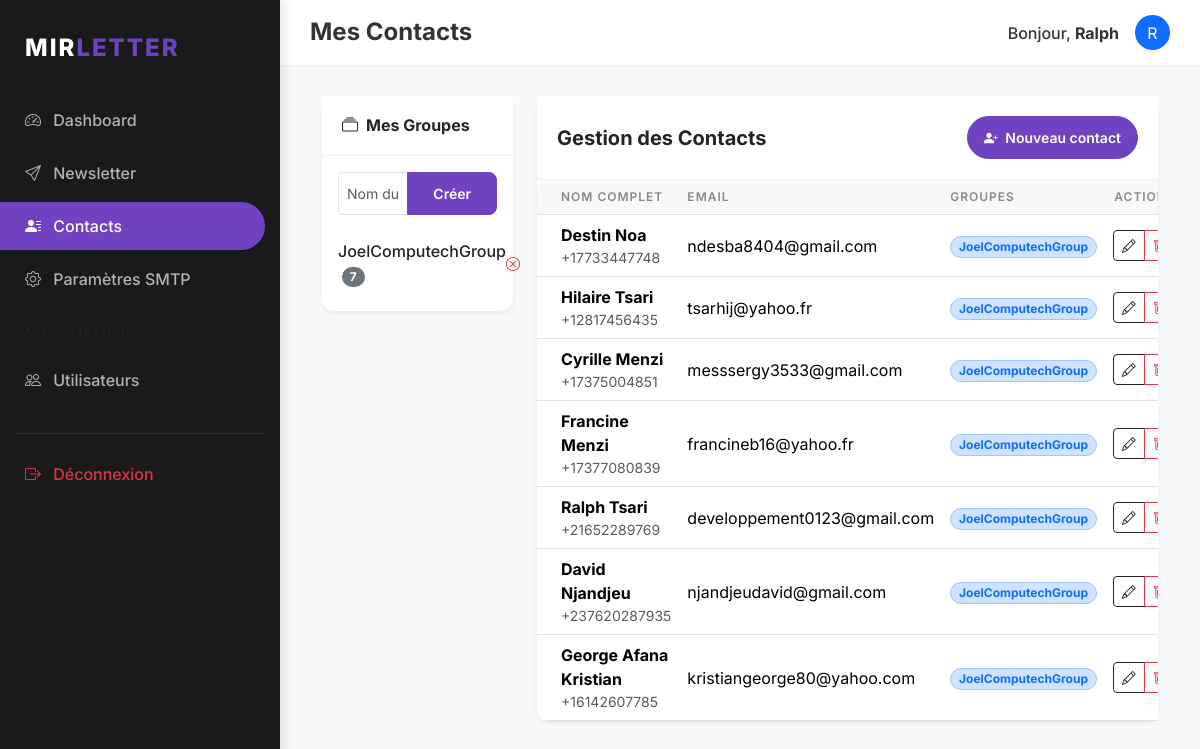
/contacts/ (signed in), run on the app's committed database.
### models/user.py (models this page shows, shortened)
class User(db.Model, UserMixin):
    __tablename__ = 'users'
    id = db.Column(db.Integer, primary_key=True)
    username = db.Column(db.String(64), unique=True, nullable=False, index=True)
    password_hash = db.Column(db.String(128), nullable=False)
    role = db.Column(db.String(20), default='user') # 'superadmin' or 'user'
    smtp_configs = db.relationship('SMTPConfig', backref='user', lazy='dynamic', cascade='all, delete-orphan')
    contacts = db.relationship('Contact', backref='owner', lazy='dynamic', cascade='all, delete-orphan')
    groups = db.relationship('Group', backref='owner', lazy='dynamic', cascade='all, delete-orphan')
    sent_emails = db.relationship('SentEmail', backref='user', lazy='dynamic', cascade='all, delete-orphan')

### models/contact.py (models this page shows, shortened)
class Group(db.Model):
    __tablename__ = 'groups'
    id = db.Column(db.Integer, primary_key=True)
    name = db.Column(db.String(64), nullable=False)
    user_id = db.Column(db.Integer, db.ForeignKey('users.id'), nullable=False)
    contacts = db.relationship('Contact', secondary=contacts_groups, backref=db.backref('groups', lazy='dynamic'))

class Contact(db.Model):
    __tablename__ = 'contacts'
    id = db.Column(db.Integer, primary_key=True)
    user_id = db.Column(db.Integer, db.ForeignKey('users.id'), nullable=False)
    first_name = db.Column(db.String(64), nullable=False)
    last_name = db.Column(db.String(64), nullable=False)
    email = db.Column(db.String(120), nullable=False, index=True)
    phone = db.Column(db.String(20))
    tags = db.Column(db.String(128))
    @property
    def full_name(self):
        return f"{self.first_name} {self.last_name}"

### routes/contacts.py (the view)
@contacts.route('/')
@login_required
def list_contacts():
    user_contacts = Contact.query.filter_by(user_id=current_user.id).all()
    user_groups = Group.query.filter_by(user_id=current_user.id).all()
    return render_template('contacts/list_contacts.html', title='Mes Contacts', contacts=user_contacts, groups=user_groups)

### models/user.py (called while the page is built)
@login_manager.user_loader
def load_user(user_id):
    return User.query.get(int(user_id))

### templates/contacts/list_contacts.html (shortened to what this page needs)
{% extends "base.html" %}
{% block content %}
<div class="row">
    <div class="col-md-3">
        <div class="card border-0 shadow-sm mb-4">
            <div class="card-header bg-white">
                <h6 class="m-0 fw-bold"><i class="bi bi-collection me-2"></i>Mes Groupes</h6>
            </div>
            <div class="card-body">
                <form action="{{ url_for('contacts.add_group') }}" method="POST" class="mb-3">
                    <div class="input-group">
                        <input type="text" name="name" class="form-control form-control-sm" placeholder="Nom du groupe" required>
                        <button class="btn btn-sm btn-primary" type="submit">Créer</button>
                    </div>
                </form>
                <div class="list-group list-group-flush">
                    {% for group in groups %}
                    <div class="list-group-item d-flex justify-content-between align-items-center px-0 bg-transparent">
                        <div>
                            <span class="fw-medium">{{ group.name }}</span>
                            <span class="badge bg-secondary rounded-pill ms-1">{{ group.contacts|length }}</span>
                        </div>
                        <a href="{{ url_for('contacts.delete_group', id=group.id) }}" class="text-danger small" onclick="return confirm('Supprimer ce groupe ?')">
                            <i class="bi bi-x-circle"></i>
                        </a>
                    </div>
                    {% else %}
                    <p class="text-muted small text-center my-3">Aucun groupe créé.</p>
                    {% endfor %}
                </div>
            </div>
        </div>
    </div>
    <div class="col-md-9">
        <div class="card border-0 shadow-sm">
            <div class="card-header bg-white d-flex justify-content-between align-items-center">
                <h5 class="m-0 fw-bold">Gestion des Contacts</h5>
                <a href="{{ url_for('contacts.add_contact') }}" class="btn btn-primary btn-sm rounded-pill px-3">
                    <i class="bi bi-person-plus-fill me-1"></i> Nouveau contact
                </a>
            </div>
            <div class="card-body p-0">
                <div class="table-responsive">
                    <table class="table table-hover align-middle mb-0">
                        <thead>
                            <tr>
                                <th class="ps-4">Nom Complet</th>
                                <th>Email</th>
                                <th>Groupes</th>
                                <th class="pe-4 text-end">Actions</th>
                            </tr>
                        </thead>
                        <tbody>
                            {% for contact in contacts %}
                            <tr>
                                <td class="ps-4">
                                    <div class="fw-bold">{{ contact.full_name }}</div>
                                    <div class="small text-muted">{{ contact.phone or '' }}</div>
                                </td>
                                <td>{{ contact.email }}</td>
                                <td>
                                    {% for group in contact.groups %}
                                    <span class="badge bg-primary-subtle text-primary border border-primary-subtle rounded-pill small">{{ group.name }}</span>
                                    {% else %}
                                    <span class="text-muted small">-</span>
                                    {% endfor %}
                                </td>
                                <td class="pe-4 text-end">
                                    <div class="btn-group">
                                        <a href="{{ url_for('contacts.edit_contact', id=contact.id) }}" class="btn btn-sm btn-outline-dark">
                                            <i class="bi bi-pencil"></i>
                                        </a>
                                        <a href="{{ url_for('contacts.delete_contact', id=contact.id) }}" class="btn btn-sm btn-outline-danger" onclick="return confirm('Supprimer ce contact ?')">
                                            <i class="bi bi-trash"></i>
                                        </a>
                                    </div>
                                </td>
                            </tr>
                            {% endfor %}
                        </tbody>
                    </table>
                </div>
            </div>
        </div>
    </div>
</div>
{% endblock %}

### templates/base.html (shortened to what this page needs)
<!DOCTYPE html>
<html lang="fr">
<head>
    {{ bootstrap.load_css() }}
    <link rel="stylesheet" href="{{ url_for('static', filename='css/style.css') }}">
    <link rel="stylesheet" href="https://cdn.jsdelivr.net/npm/bootstrap-icons@1.11.1/font/bootstrap-icons.css">
</head>
<body>
    {% if current_user.is_authenticated %}
    <div class="sidebar">
        <div class="sidebar-brand">
            MIR<span>LETTER</span>
        </div>
        <nav class="nav flex-column">
            <a class="nav-link {{ 'active' if request.endpoint == 'main.dashboard' }}" href="{{ url_for('main.dashboard') }}">
                <i class="bi bi-speedometer2 me-2"></i> Dashboard
            </a>
            <a class="nav-link {{ 'active' if 'newsletter' in request.endpoint }}" href="{{ url_for('newsletter.compose') }}">
                <i class="bi bi-send me-2"></i> Newsletter
            </a>
            <a class="nav-link {{ 'active' if 'contacts' in request.endpoint }}" href="{{ url_for('contacts.list_contacts') }}">
                <i class="bi bi-person-lines-fill me-2"></i> Contacts
            </a>
            <a class="nav-link {{ 'active' if 'settings' in request.endpoint }}" href="{{ url_for('settings.list_smtp') }}">
                <i class="bi bi-gear me-2"></i> Paramètres SMTP
            </a>
            {% if current_user.role == 'superadmin' %}
            <div class="px-4 py-3 text-uppercase small fw-bold text-muted" style="font-size: 0.65rem; letter-spacing: 1px;">Administration</div>
            <a class="nav-link {{ 'active' if 'admin' in request.endpoint }}" href="{{ url_for('admin.list_users') }}">
                <i class="bi bi-people me-2"></i> Utilisateurs
            </a>
            {% endif %}
            <hr class="mx-3 border-secondary opacity-25 mt-4">
            <a class="nav-link text-danger" href="{{ url_for('auth.logout') }}">
                <i class="bi bi-box-arrow-right me-2"></i> Déconnexion
            </a>
        </nav>
    </div>
    <nav class="top-navbar d-flex justify-content-between align-items-center">
        <h4 class="m-0 fw-bold">{{ title }}</h4>
        <div class="user-info d-flex align-items-center">
            <span class="me-3 fw-medium">Bonjour, <strong>{{ current_user.username }}</strong></span>
            <div class="bg-primary rounded-circle d-flex align-items-center justify-content-center text-white" style="width: 35px; height: 35px;">
                {{ current_user.username[0].upper() }}
            </div>
        </div>
    </nav>
    {% endif %}
    <div class="{% if current_user.is_authenticated %}main-content{% endif %}">
        <div class="container-fluid">
            {% block content %}{% endblock %}
        </div>
    </div>
</body>
</html>

### static/css/style.css (style rules this page uses)
:root { --primary-color: #6f42c1; --secondary-color: #8a2be2; --dark-bg: #1a1a1a; --darker-bg: #121212; --light-text: #ffffff; --gray-text: #b3b3b3; --sidebar-width: 280px; }
body { font-family: 'Inter', -apple-system, BlinkMacSystemFont, "Segoe UI", Roboto, sans-serif; background-color: #f8f9fa; color: #333; }
.sidebar { position: fixed; top: 0; bottom: 0; left: 0; z-index: 100; width: var(--sidebar-width); padding: 20px 0; background-color: var(--dark-bg); color: var(--light-text); box-shadow: 4px 0 10px rgba(0,0,0,0.1); }
.sidebar .nav-link { color: var(--gray-text); padding: 12px 25px; font-weight: 500; border-radius: 0 50px 50px 0; margin-right: 15px; margin-bottom: 5px; transition: all 0.3s; }
.sidebar .nav-link.active { color: var(--light-text); background-color: var(--primary-color); }
.sidebar-brand { padding: 10px 25px 30px; font-size: 1.5rem; font-weight: 800; letter-spacing: 2px; color: var(--light-text); text-transform: uppercase; }
.sidebar-brand span { color: var(--primary-color); }
.main-content { margin-left: var(--sidebar-width); padding: 30px; }
.card { border: none; border-radius: 12px; box-shadow: 0 5px 15px rgba(0,0,0,0.05); margin-bottom: 25px; }
.card-header { background-color: transparent; border-bottom: 1px solid rgba(0,0,0,0.05); padding: 20px; font-weight: 700; }
.btn-primary { background-color: var(--primary-color); border-color: var(--primary-color); padding: 10px 25px; border-radius: 8px; font-weight: 600; }
.top-navbar { margin-left: var(--sidebar-width); background-color: white; padding: 15px 30px; border-bottom: 1px solid rgba(0,0,0,0.05); }
.table { border-radius: 10px; overflow: hidden; }
.table thead th { background-color: #f8f9fa; border-top: none; font-weight: 600; text-transform: uppercase; font-size: 0.75rem; letter-spacing: 1px; color: #888; }

### data on the page
User: username "Ralph", username "R"
Group: name "JoelComputechGroup", contacts|length "7"
Contact: full_name "Destin Noa", phone "+17733447748", email "ndesba8404@gmail.com"
Contact: full_name "Hilaire Tsari", phone "+12817456435", email "tsarhij@yahoo.fr"
Contact: full_name "Cyrille Menzi", phone "+17375004851", email "messsergy3533@gmail.com"
Contact: full_name "Francine Menzi", phone "+17377080839", email "francineb16@yahoo.fr"
Contact: full_name "Ralph Tsari", phone "+21652289769", email "developpement0123@gmail.com"
Contact: full_name "David Njandjeu", phone "+237620287935", email "njandjeudavid@gmail.com"
Contact: full_name "George Afana Kristian", phone "+16142607785", email "kristiangeorge80@yahoo.com"

### other printed values
{{ title }} "Mes Contacts"
